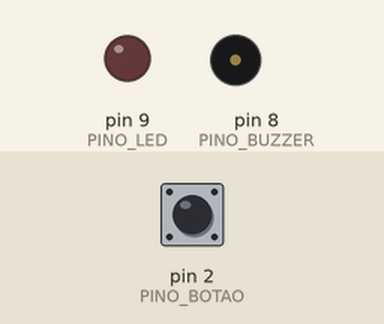
A sketch run on a simulated Arduino Uno, built with avr-gcc and run on an emulated ATmega328P. Shown: output pins drawn as LEDs (lit = HIGH), buzzer (waves = sounding). The inputs (shaded band) are chosen by the test bench; at power-on: pin 2 (PINO_BOTAO) HIGH.

Above: at 1.2 s.
1.3 s: pin 2 (PINO_BOTAO) pulled LOW for 0.15 s
At 1.4 s:
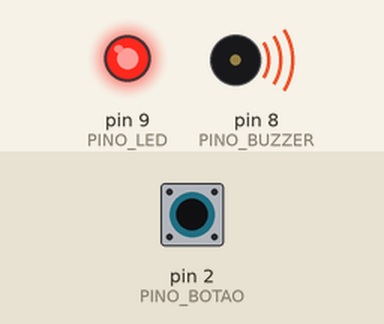
3.3 s: pin 2 (PINO_BOTAO) pulled LOW for 3.2 s
At 7.1 s:
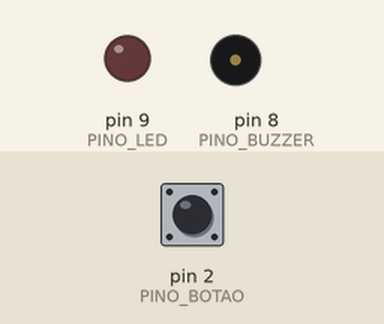
Timing chart, 0 to 8.6 s (numbered marks = the images above; inputs shaded):
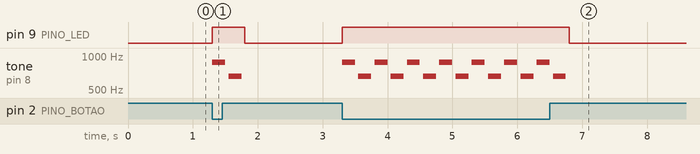

The sketch:

aula10_nivel2.ino
```cpp
// Aula 10 – Nível 2: Alarme com botão
// Botão apertado: LED vermelho e sirene de duas notas
#include <Arduino.h>                        // funções do Arduino (pinMode, digitalWrite, delay...)
#define PINO_BOTAO 2                        // botão no pino 2
#define PINO_BUZZER 8                       // buzzer no pino 8
#define PINO_LED 9                          // LED no pino 9

void setup() {                              // roda uma vez, quando a placa liga
  pinMode(PINO_BOTAO, INPUT_PULLUP);        // PINO_BOTAO como entrada com pull-up interno
  pinMode(PINO_LED, OUTPUT);                // PINO_LED como saída
}

void loop() {                               // repete para sempre
  if (digitalRead(PINO_BOTAO) == LOW) {     // alarme disparado
    digitalWrite(PINO_LED, HIGH);           // acende/liga PINO_LED
    tone(PINO_BUZZER, 880, 200);            // nota aguda
    delay(250);                             // espera 250 ms
    tone(PINO_BUZZER, 660, 200);            // nota grave
    delay(250);                             // espera 250 ms
  } else {
    digitalWrite(PINO_LED, LOW);            // apaga/desliga PINO_LED
    noTone(PINO_BUZZER);                    // silêncio
  }
}
```

Measured:
- after the input at 1.3 s, pin 9 (PINO_LED): LOW → HIGH at once, → LOW 0.50 s later; tone on pin 8 (PINO_BUZZER): silent → 880 Hz at once, → silent 0.20 s later, → 660 Hz 0.05 s later, → silent 0.20 s later
- after the input at 3.3 s, pin 9 (PINO_LED): LOW → HIGH at once, → LOW 3.5 s later; tone on pin 8 (PINO_BUZZER): silent → 880 Hz at once, then repeats every 0.50 s: silent 0.05 s, 660 Hz 0.20 s, silent 0.05 s, 880 Hz 0.20 s, until it stays silent from 6.8 s
